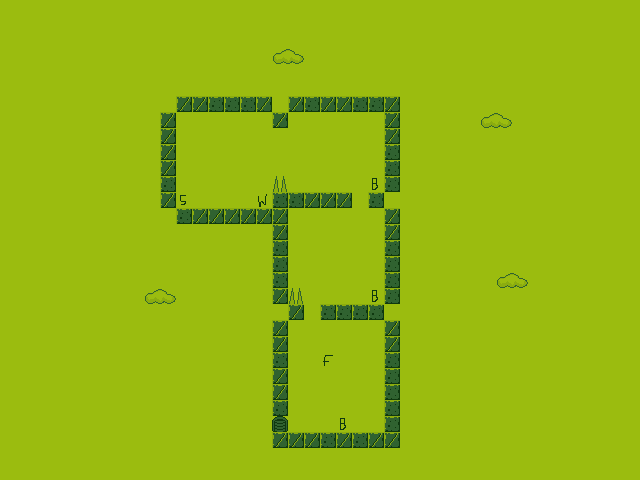

A 2D game scene composited from a Tiled map and its tileset images. What follows is a short description and the map's XML, with every tile layer's data as written:
An orthogonal 40x30 tile map with 16x16 px tiles, 1 tile layer (Tile Layer 1).

<map version="1.0" orientation="orthogonal" renderorder="right-down" width="40" height="30" tilewidth="16" tileheight="16" nextobjectid="1">
 <tileset firstgid="1" name="tiles" tilewidth="16" tileheight="16">
  <image source="tiles.png" width="128" height="160" />
 </tileset>
 <layer name="Tile Layer 1" width="40" height="30">
  <data encoding="csv">
10,10,10,10,10,10,10,10,10,10,10,10,10,10,10,10,10,10,10,10,10,10,10,10,10,10,10,10,10,10,10,10,10,10,10,10,10,10,10,10,
10,10,10,10,10,10,10,10,10,10,10,10,10,10,10,10,10,10,10,10,10,10,10,10,10,10,10,10,10,10,10,10,10,10,10,10,10,10,10,10,
10,10,10,10,10,10,10,10,10,10,10,10,10,10,10,10,10,10,10,10,10,10,10,10,10,10,10,10,10,10,10,10,10,10,10,10,10,10,10,10,
10,10,10,10,10,10,10,10,10,10,10,10,10,10,10,10,10,52,53,10,10,10,10,10,10,10,10,10,10,10,10,10,10,10,10,10,10,10,10,10,
10,10,10,10,10,10,10,10,10,10,10,10,10,10,10,10,10,10,10,10,10,10,10,10,10,10,10,10,10,10,10,10,10,10,10,10,10,10,10,10,
10,10,10,19,19,19,19,10,10,10,10,10,10,10,10,10,10,10,10,10,10,10,10,10,10,10,10,10,10,10,10,10,10,10,10,10,10,10,10,10,
10,10,10,19,19,19,19,19,19,19,19,14,14,22,22,22,14,19,14,22,14,14,22,22,14,19,19,10,10,10,10,10,10,10,10,10,10,10,10,10,
10,10,10,19,10,10,10,10,10,10,14,10,10,10,10,10,10,14,10,10,10,10,10,10,14,19,19,10,10,10,52,53,10,10,10,10,10,10,10,10,
10,10,10,19,10,10,10,10,10,10,14,10,10,10,10,10,10,19,10,10,10,10,10,10,14,19,19,10,10,10,10,10,10,10,10,10,10,10,10,10,
10,10,10,19,10,10,10,10,10,10,14,10,10,10,10,10,10,10,10,10,10,10,10,10,22,19,10,10,10,10,10,10,10,10,10,10,10,10,10,10,
10,10,10,19,10,10,10,10,10,10,14,10,10,10,10,10,10,10,10,10,10,10,10,10,22,19,10,10,10,10,10,10,10,10,10,10,10,10,10,10,
10,10,10,19,10,10,10,10,10,10,22,10,10,10,10,10,10,46,10,10,10,10,10,63,22,19,10,10,10,10,10,10,10,10,10,10,10,10,10,10,
10,10,10,19,19,10,19,19,19,10,14,61,10,10,10,10,62,22,22,14,14,14,10,22,19,19,10,10,10,10,10,10,10,10,10,10,10,10,10,10,
10,10,10,19,19,19,19,19,19,19,19,22,14,14,14,14,14,14,10,10,10,10,10,10,14,19,10,10,10,10,10,10,10,10,10,10,10,10,10,10,
10,10,10,10,10,10,10,10,10,10,10,10,10,10,10,10,10,14,10,10,10,10,10,10,14,19,10,10,10,10,10,10,10,10,10,10,10,10,10,10,
10,10,10,10,10,10,10,10,10,10,10,10,10,10,10,10,10,22,10,10,10,10,10,10,22,19,10,10,10,10,10,10,10,10,10,10,10,10,10,10,
10,10,10,10,10,10,10,10,10,10,10,10,10,10,10,10,10,22,10,10,10,10,10,10,22,19,10,10,10,10,10,10,10,10,10,10,10,10,10,10,
10,10,10,10,10,10,10,10,10,10,10,10,10,10,10,10,10,22,10,10,10,10,10,10,22,19,10,10,10,10,10,52,53,10,10,10,10,10,10,10,
10,10,10,10,10,10,10,10,10,52,53,10,10,10,10,10,10,14,46,10,10,10,10,63,22,19,10,10,10,10,10,10,10,10,10,10,10,10,10,10,
10,10,10,10,10,10,10,10,10,10,10,10,10,10,10,10,10,19,14,10,22,22,22,22,19,19,10,10,10,10,10,10,10,10,10,10,10,10,10,10,
10,10,10,10,10,10,10,10,10,10,10,10,10,10,10,10,10,14,10,10,10,10,10,10,14,19,10,10,10,10,10,10,10,10,10,10,10,10,10,10,
10,10,10,10,10,10,10,10,10,10,10,10,10,10,10,10,10,14,10,10,10,10,10,10,14,19,10,10,10,10,10,10,10,10,10,10,10,10,10,10,
10,10,10,10,10,10,10,10,10,10,10,10,10,10,10,10,10,22,10,10,64,10,10,10,22,19,10,10,10,10,10,10,10,10,10,10,10,10,10,10,
10,10,10,10,10,10,10,10,10,10,10,10,10,10,10,10,10,14,10,10,10,10,10,10,22,19,10,10,10,10,10,10,10,10,10,10,10,10,10,10,
10,10,10,10,10,10,10,10,10,10,10,10,10,10,10,10,10,14,10,10,10,10,10,10,22,19,10,10,10,10,10,10,10,10,10,10,10,10,10,10,
10,10,10,10,10,10,10,10,10,10,10,10,10,10,10,10,10,22,10,10,10,10,10,10,22,19,10,10,10,10,10,10,10,10,10,10,10,10,10,10,
10,10,10,10,10,10,10,10,10,10,10,10,10,10,10,10,10,48,10,10,10,63,10,10,22,19,10,10,10,10,10,10,10,10,10,10,10,10,10,10,
10,10,10,10,10,10,10,10,10,10,10,10,10,10,10,10,10,14,14,14,22,14,22,14,14,19,19,10,10,10,10,10,10,10,10,10,10,10,10,10,
10,10,10,10,10,10,10,10,10,10,10,10,10,10,10,10,10,10,10,10,10,10,10,10,10,10,10,10,10,10,10,10,10,10,10,10,10,10,10,10,
10,10,10,10,10,10,10,10,10,10,10,10,10,10,10,10,10,10,10,10,10,10,10,10,10,10,10,10,10,10,10,10,10,10,10,10,10,10,10,10
</data>
 </layer>
</map>
